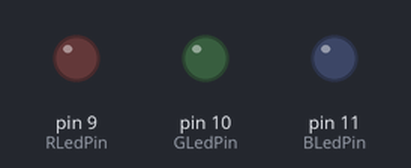
Bench run of a sketch on a simulated Arduino Uno, built with avr-gcc and run on an emulated ATmega328P. Parts: output pins drawn as LEDs (lit = HIGH).

Above: at 0.05 s.
At 1.9 s:
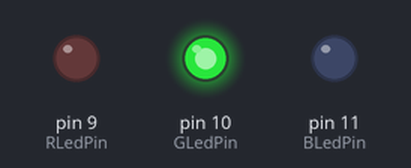
At 3.8 s:
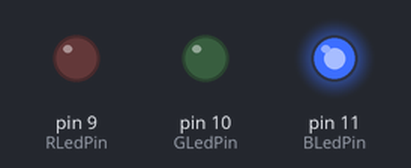
Timing chart, 0 to 8.9 s (numbered marks = the images above):
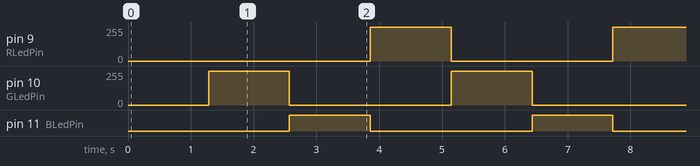

The sketch:

ArdunioHW-3-1.ino
```cpp
const int RLedPin = 9;
const int GLedPin = 10;
const int BLedPin = 11;

int R = 255;
int G = 0;
int B = 0;

void setup() {
  pinMode(RLedPin, OUTPUT);
  pinMode(GLedPin, OUTPUT);
  pinMode(BLedPin, OUTPUT);
}

void loop() {

  for (int i = 0; i <= 255; i++) {
    R = 255 - i;
    G = i;
    B = 0;
    showColor(R, G, B);
    delay(5);
  }

  for (int i = 0; i <= 255; i++) {
    R = 0;
    G = 255 - i;
    B = i;
    showColor(R, G, B);
    delay(5);
  }

  for (int i = 0; i <= 255; i++) {
    R = i;
    G = 0;
    B = 255 - i;
    showColor(R, G, B);
    delay(5);
  }
}

void showColor(int r, int g, int b) {
  analogWrite(RLedPin, r);
  analogWrite(GLedPin, g);
  analogWrite(BLedPin, b);
}
```

Measured:
- by itself, pin 9 (RLedPin), pin 10 (GLedPin): alternates 255/255 for 1.3 s and 0/255 for 2.6 s
- by itself, pin 11 (BLedPin): alternates HIGH for 1.3 s and LOW for 2.6 s
